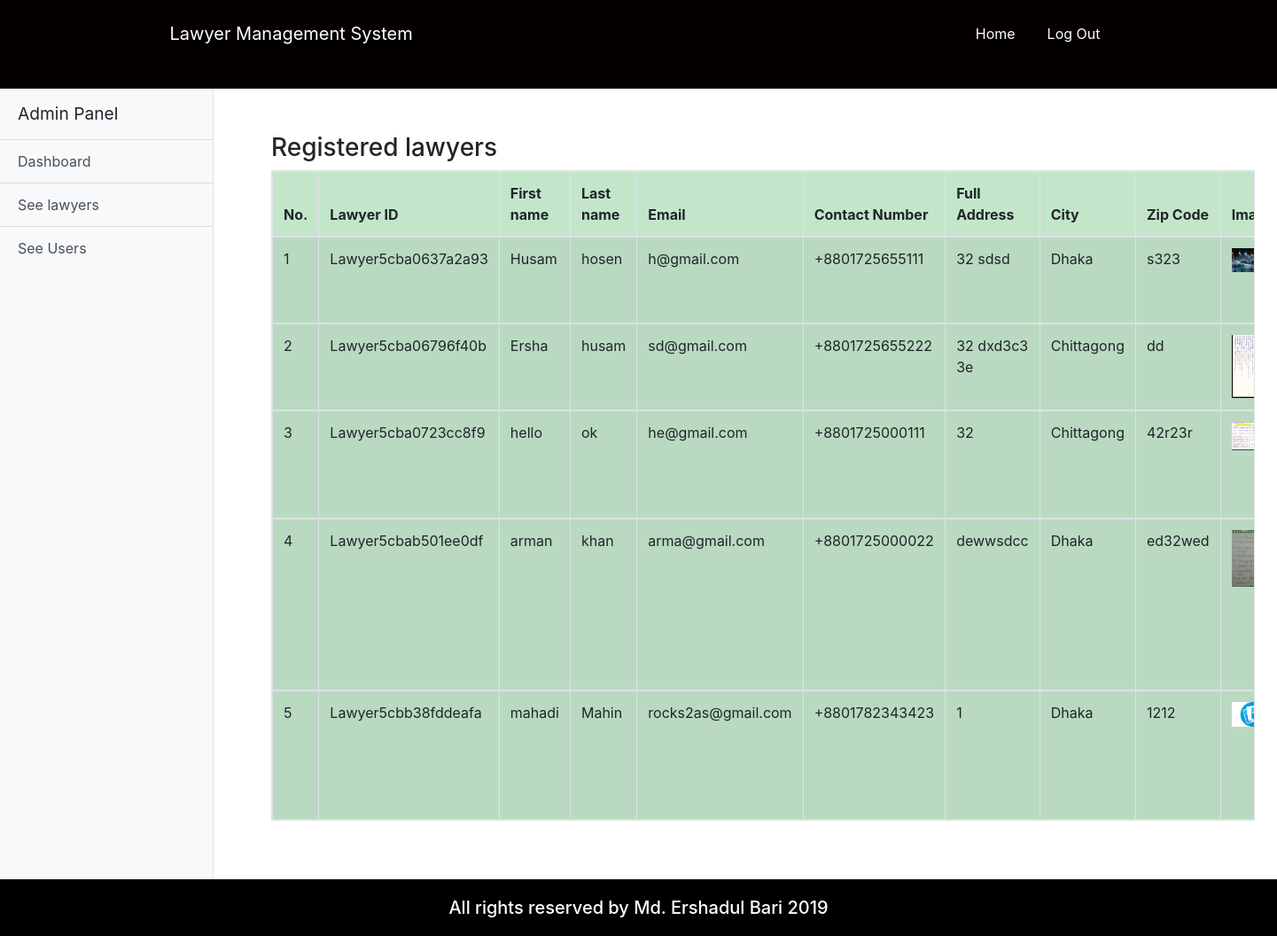
/admin_lawyer.php (signed in), run on the app's committed database.
### tables this page shows
CREATE TABLE `user` (
  `u_id` varchar(20) NOT NULL,
  `first_Name` varchar(100) NOT NULL,
  `last_Name` varchar(100) NOT NULL,
  `email` varchar(100) NOT NULL,
  `password` varchar(100) NOT NULL,
  `status` varchar(100) NOT NULL,
  `role` varchar(100) NOT NULL
);

CREATE TABLE `lawyer` (
  `lawyer_id` varchar(20) NOT NULL,
  `contact_Number` varchar(15) NOT NULL,
  `university_College` varchar(100) NOT NULL,
  `degree` varchar(100) NOT NULL,
  `passing_year` varchar(100) NOT NULL,
  `full_address` varchar(200) NOT NULL,
  `city` varchar(50) NOT NULL,
  `zip_code` varchar(50) NOT NULL,
  `practise_Length` varchar(100) NOT NULL,
  `case_handle` varchar(500) NOT NULL,
  `speciality` varchar(100) NOT NULL,
  `image` varchar(150) NOT NULL
);

### admin_lawyer.php (the view, shortened to what this page needs)
<?php
	if($_SESSION['login']==TRUE AND $_SESSION['status']=='Active'){
	?>
	<!doctype html>
	<html lang="en">
		<head>
			<link rel="stylesheet" href="https://use.fontawesome.com/releases/v5.8.1/css/all.css">
			<link rel="stylesheet" href="css/all.css">
			<link rel="stylesheet" href="css/simple-sidebar.css">
			<link rel="stylesheet" href="css/bootstrap.css">
			<link rel="stylesheet" href="css/style.css">
			<link rel="stylesheet" href="css/media.css">
		</head>
		<body>
			<header class="customnav">
				<div class="container">
					<div class="row">
						<div class="col-md-12">
							<nav class="navbar navbar-expand-lg ">
								<a class="navbar-brand cus-a" href="#">Lawyer Management System</a>
								<div class="collapse navbar-collapse" id="navbarSupportedContent">
									<ul class="navbar-nav ml-auto ">
										<li class="active">
											<a class="nav-link cus-a" href="#">Home <span class="sr-only">(current)</span></a>
										</li>
										<li class="">
											<a class="nav-link cus-a" href="logout.php">Log Out</a>
										</li>
									</ul>
								</div>
							</nav>
						</div>
					</div>
				</div>
			</header>
			<body>
				<div class="d-flex" id="wrapper">
					<div class="bg-light border-right" id="sidebar-wrapper">
						<div class="sidebar-heading">Admin Panel</div>
						<div class="list-group list-group-flush">
							<a href="admin_dashboard.php" class="list-group-item list-group-item-action bg-light">Dashboard</a>
							<a href="admin_lawyer.php" class="list-group-item list-group-item-action bg-light">See lawyers</a>
							<a href="admin_user.php" class="list-group-item list-group-item-action bg-light">See Users</a>
						</div>
					</div>
					<section class="bookingrqst">
						<div class="container">
							<div class="span7">
								<div class="widget stacked widget-table action-table">
									<div class="widget-header">
										<h3>Registered lawyers</h3>
									</div>
									<div class="widget-content">
										<table class="table table-striped table-bordered  table-success table-responsive">
											<thead>
												<tr>
													<th>No.</th>
													<th>Lawyer ID</th>
													<th>First name</th>
													<th>Last name</th>
													<th>Email</th>
													<th>Contact Number</th>
													<th>Full Address</th>
													<th>City</th>
													<th>Zip Code</th>
													<th>Image</th>
												</tr>
											</thead>
											<?php
												$conn = connect();
												$result = mysqli_query($conn,"SELECT * FROM user INNER JOIN lawyer on user.u_id=lawyer.lawyer_id");
												$counter = 0;
												while($row = mysqli_fetch_array($result)) {
												?>
												<tbody id="myTable">
													<tr>
														<td><?php echo ++$counter ;?></td>
														<td><?php echo $row["u_id"]; ?></td>
														<td><?php echo $row["first_Name"]; ?></td>
														<td><?php echo $row["last_Name"]; ?></td>
														<td><?php echo $row["email"]; ?></td>
														<td>+88<?php echo $row["contact_Number"]; ?></td>
														<td><?php echo $row["full_address"]; ?></td>
														<td><?php echo $row["city"]; ?></td>
														<td><?php echo $row["zip_code"]; ?></td>
														<td><img src="images/upload/<?php echo $row["image"]; ?>" class="img-fluid " alt="<?php echo $row["image"]; ?>"></td>
													</tr>
													<?php
													}
												?>
											</table>
										</div>
									</div>
								</div>
							</div>
						</section>
					</div>
					</body>
					<footer>
					<div class="container">
					<div class="row">
					<div class="col">
					<h5>All rights reserved by Md. Ershadul Bari 2019</h5>
					</div>
					</div>
					</div>
					</footer>
					</body>
					</html>
					<?php
					}else
					header('location:login.php?deactivate');
					?>

### css/simple-sidebar.css (style rules this page uses)
body { overflow-x: hidden; }
#sidebar-wrapper { min-height: 100vh; margin-left: -15rem; -webkit-transition: margin .25s ease-out; -moz-transition: margin .25s ease-out; -o-transition: margin .25s ease-out; transition: margin .25s ease-out; }
#sidebar-wrapper .sidebar-heading { padding: 0.875rem 1.25rem; font-size: 1.2rem; }
#sidebar-wrapper .list-group { width: 15rem; }
@media (min-width: 768px) { #sidebar-wrapper { margin-left: 0; } }

### css/style.css (style rules this page uses)
* { margin: 0; padding: 0; }
html { height: 100% !important; }
body { display: flex !important; min-height: 100% !important; flex-direction: column; }
.customnav { background-color: #040000; height: 100px; }
.customnav a { margin: 10px 10px; }
.cus-a { color: white !important; }
footer { margin-top: auto; background-color: black; color: white; }
footer h5 { text-align: center; margin: 20px 0px; }
.bookingrqst { margin: 50px; }

### data on the page
user: u_id "Lawyer5cba0637a2a93", first_Name "Husam", last_Name "hosen", email "h@gmail.com", lawyer.contact_Number "01725655111", lawyer.full_address "32 sdsd", lawyer.city "Dhaka", lawyer.zip_code "s323", lawyer.image (picture)
user: u_id "Lawyer5cba06796f40b", first_Name "Ersha", last_Name "husam", email "sd@gmail.com", lawyer.contact_Number "01725655222", lawyer.full_address "32 dxd3c3 3e", lawyer.city "Chittagong", lawyer.zip_code "dd", lawyer.image (picture)
user: u_id "Lawyer5cba0723cc8f9", first_Name "hello", last_Name "ok", email "he@gmail.com", lawyer.contact_Number "01725000111", lawyer.full_address "32", lawyer.city "Chittagong", lawyer.zip_code "42r23r", lawyer.image (picture)
user: u_id "Lawyer5cbab501ee0df", first_Name "arman", last_Name "khan", email "arma@gmail.com", lawyer.contact_Number "01725000022", lawyer.full_address "dewwsdcc", lawyer.city "Dhaka", lawyer.zip_code "ed32wed", lawyer.image (picture)
user: u_id "Lawyer5cbb38fddeafa", first_Name "mahadi", last_Name "Mahin", email "rocks2as@gmail.com", lawyer.contact_Number "01782343423", lawyer.full_address "1", lawyer.city "Dhaka", lawyer.zip_code "1212", lawyer.image (picture)
